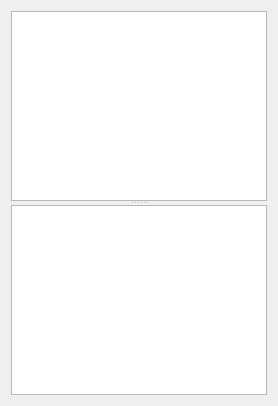
       <widget class="QWidget" name="page">
        <layout class="QVBoxLayout" name="verticalLayout_8">
         <item>
          <layout class="QHBoxLayout" name="horizontalLayoutBook"/>
         </item>
         <item>
          <widget class="QSplitter" name="splitter">
           <property name="orientation">
            <enum>Qt::Vertical</enum>
           </property>
           <widget class="QTreeWidget" name="treeWidget_books">
            <property name="minimumSize">
             <size>
              <width>0</width>
              <height>0</height>
             </size>
            </property>
            <property name="contextMenuPolicy">
             <enum>Qt::CustomContextMenu</enum>
            </property>
            <property name="whatsThis">
             <string>هذه قائمة الكتب يمكنك تفعيلها بالنقر مرتين او التنقل بواسطة لوحة مفاتيح
كما يمكنك النقر على اي عنصر باليمين لعرض قائمة بالاوامر الخاصة بالعنصر المحدد
مثل تحرير الكتاب او حذفه او معرفة مساره او فتحه</string>
            </property>
            <property name="styleSheet">
             <string notr="true"/>
            </property>
            <property name="alternatingRowColors">
             <bool>true</bool>
            </property>
            <property name="uniformRowHeights">
             <bool>true</bool>
            </property>
            <property name="sortingEnabled">
             <bool>true</bool>
            </property>
            <property name="animated">
             <bool>false</bool>
            </property>
            <attribute name="headerVisible">
             <bool>false</bool>
            </attribute>
            <attribute name="headerCascadingSectionResizes">
             <bool>false</bool>
            </attribute>
            <attribute name="headerDefaultSectionSize">
             <number>150</number>
            </attribute>
            <attribute name="headerHighlightSections">
             <bool>true</bool>
            </attribute>
            <attribute name="headerMinimumSectionSize">
             <number>60</number>
            </attribute>
            <attribute name="headerShowSortIndicator" stdset="0">
             <bool>true</bool>
            </attribute>
            <attribute name="headerStretchLastSection">
             <bool>true</bool>
            </attribute>
            <attribute name="headerCascadingSectionResizes">
             <bool>false</bool>
            </attribute>
            <attribute name="headerDefaultSectionSize">
             <number>150</number>
            </attribute>
            <attribute name="headerVisible">
             <bool>false</bool>
            </attribute>
            <attribute name="headerMinimumSectionSize">
             <number>60</number>
            </attribute>
            <attribute name="headerShowSortIndicator" stdset="0">
             <bool>true</bool>
            </attribute>
            <attribute name="headerHighlightSections">
             <bool>true</bool>
            </attribute>
            <attribute name="headerStretchLastSection">
             <bool>true</bool>
            </attribute>
            <column>
             <property name="text">
              <string>اسم الكتاب</string>
             </property>
            </column>
            <column>
             <property name="text">
              <string>المؤلف</string>
             </property>
            </column>
           </widget>
           <widget class="QGraphicsView" name="graphicsView">
            <property name="maximumSize">
             <size>
              <width>16777215</width>
              <height>200</height>
             </size>
            </property>
            <property name="whatsThis">
             <string>يعرض معلومات عن الكتاب عند تحديده في قائمة الكتب</string>
            </property>
            <property name="layoutDirection">
             <enum>Qt::RightToLeft</enum>
            </property>
            <property name="verticalScrollBarPolicy">
             <enum>Qt::ScrollBarAsNeeded</enum>
            </property>
            <property name="horizontalScrollBarPolicy">
             <enum>Qt::ScrollBarAsNeeded</enum>
            </property>
            <property name="alignment">
             <set>Qt::AlignHCenter|Qt::AlignTop</set>
            </property>
            <property name="cacheMode">
             <set>QGraphicsView::CacheBackground</set>
            </property>
            <property name="transformationAnchor">
             <enum>QGraphicsView::NoAnchor</enum>
            </property>
           </widget>
          </widget>
         </item>
        </layout>
       </widget>
